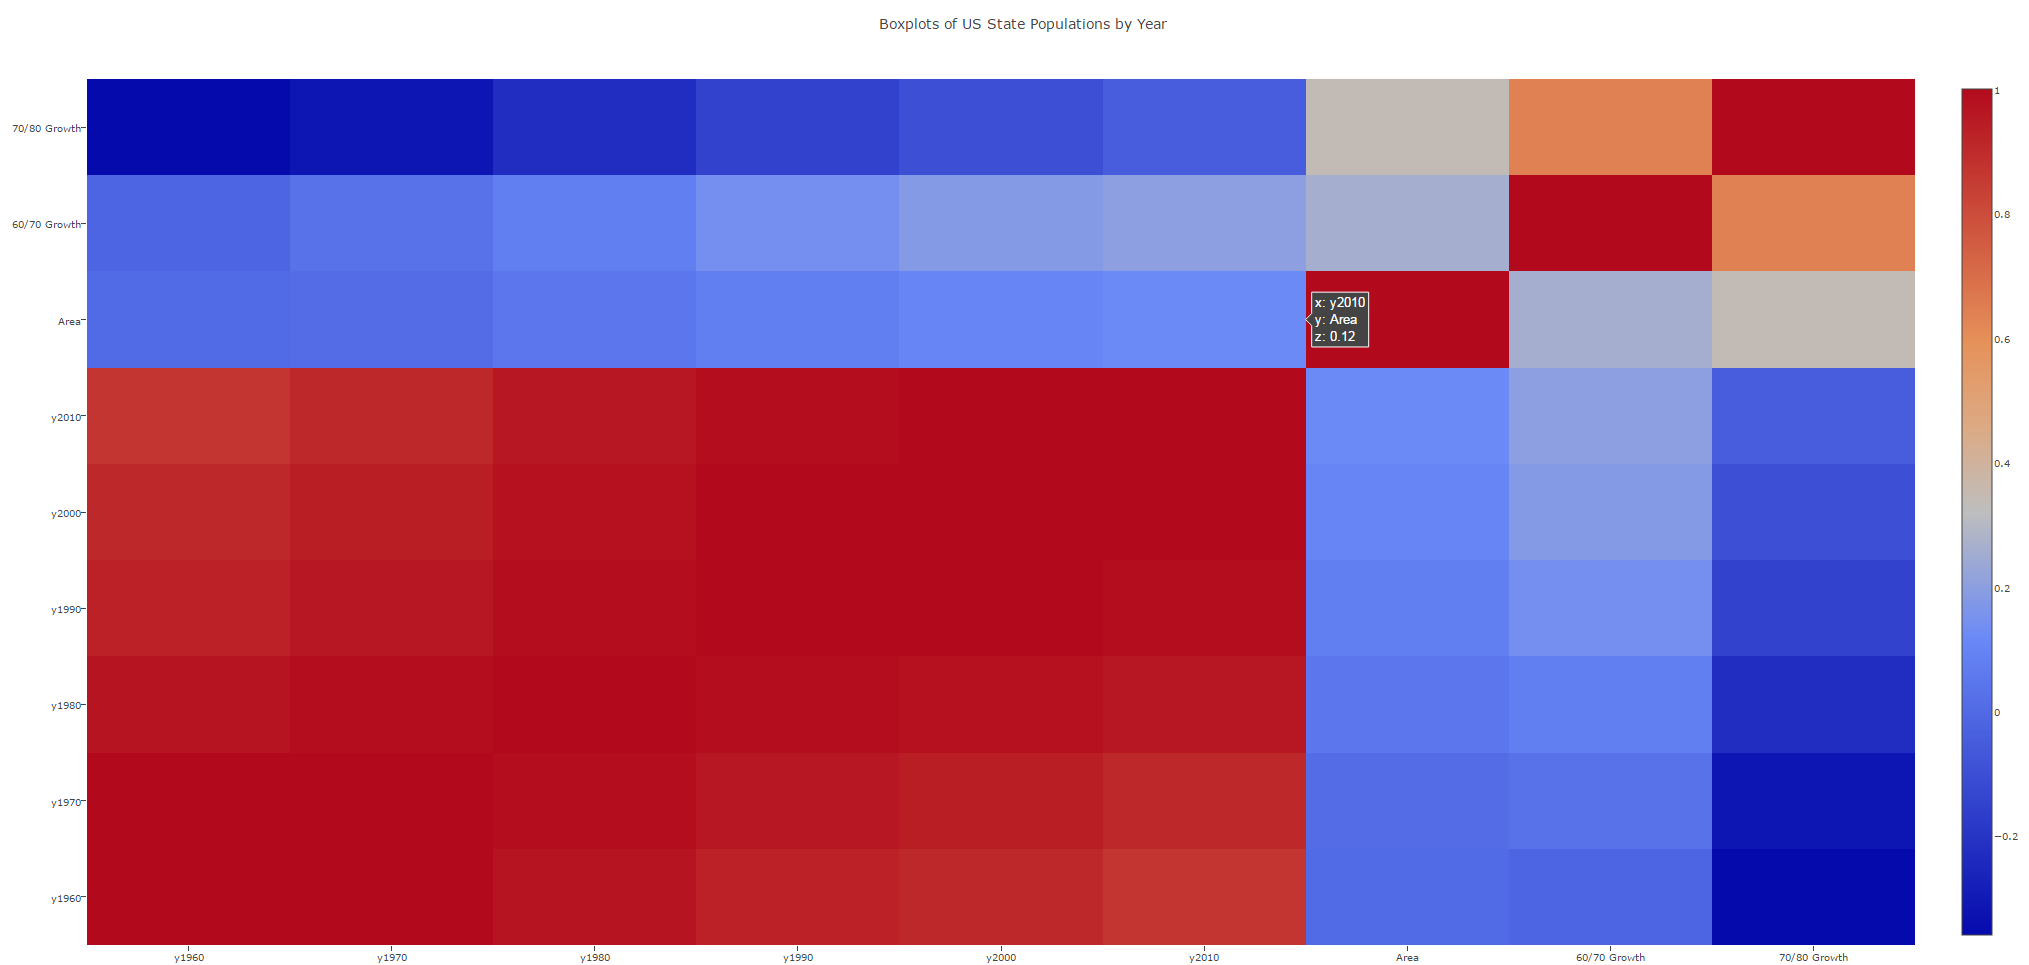

The Python source for this figure:
# This script creates an interactive correlation plot using 'census_data.csv'.
# This chart type seems to be called a heatmap in most Python references.
# A description of 'census_data.csv' can be found in 'census_data_scrape_and_process.R'.

################
# IMPORT MODULES
################
# This section imports relevant modules for the script.
import os
import pandas as pd
import plotly
from plotly.graph_objs import Heatmap, Layout

#############
# IMPORT DATA
#############
# This section imports the data that will be used in the correlation plot.

# Set working directory.
# This obviously needs to be changed depending on the computer being used.
os.chdir('D:\\Users\\JBansal\\Documents\\GitHub\\visualizations')

# Import data.
census_data = pd.read_csv('census_data.csv',
                          encoding = 'latin-1')

############
# CLEAN DATA
############
# This section cleans the data so the correlation plot shows up properly.

# Remove 'Name' from 'census_data'.
# All correlation plot data must be numeric.
del(census_data['Name'])

# Remove null values from 'Area (sq. miles)'.
census_data = census_data.dropna()

# Rename 'Area (sq. miles)'.
# It's too long for the correlation plot.
census_data

##############
# ADD FEATURES
##############
# This section adds features to 'correlation_plot_data' that are negatively correlated with each other.
# This results in the correlation plot showing an example of how negative correlations look.

# Add population growth in percentage terms between 1960 and 1970.
census_data['60_70_growth'] = (census_data['1970'] - census_data['1960']) / census_data['1960']

# Add population growth in percentage terms between 1970 and 1980.
census_data['70_80_growth'] = (census_data['1980'] - census_data['1970']) / census_data['1970']

# Get 'census_data' correlations.
correlations  = round(census_data.corr(), 2)

#########################
# CREATE CORRELATION PLOT
#########################
# Plot correlation plot / heatmap.

# Create correlation plot data.
# I have to add 'y' before the year labels.
# Otherwise, plotly treats those as dates...
heatmap = Heatmap(z = correlations.values.tolist(),
                  x = ['y1960', 'y1970', 'y1980', 'y1990', 'y2000', 'y2010',
                       'Area', '60/70 Growth', '70/80 Growth'],
                  y = ['y1960', 'y1970', 'y1980', 'y1990', 'y2000', 'y2010',
                       'Area', '60/70 Growth', '70/80 Growth'])
heatmap_data = [heatmap]

# Add layout.
layout = Layout(title = 'Boxplots of US State Populations by Year',
                font = dict(size = 10))

# Plot data.
plotly.offline.plot(dict(data = heatmap_data,
                         layout = layout))
